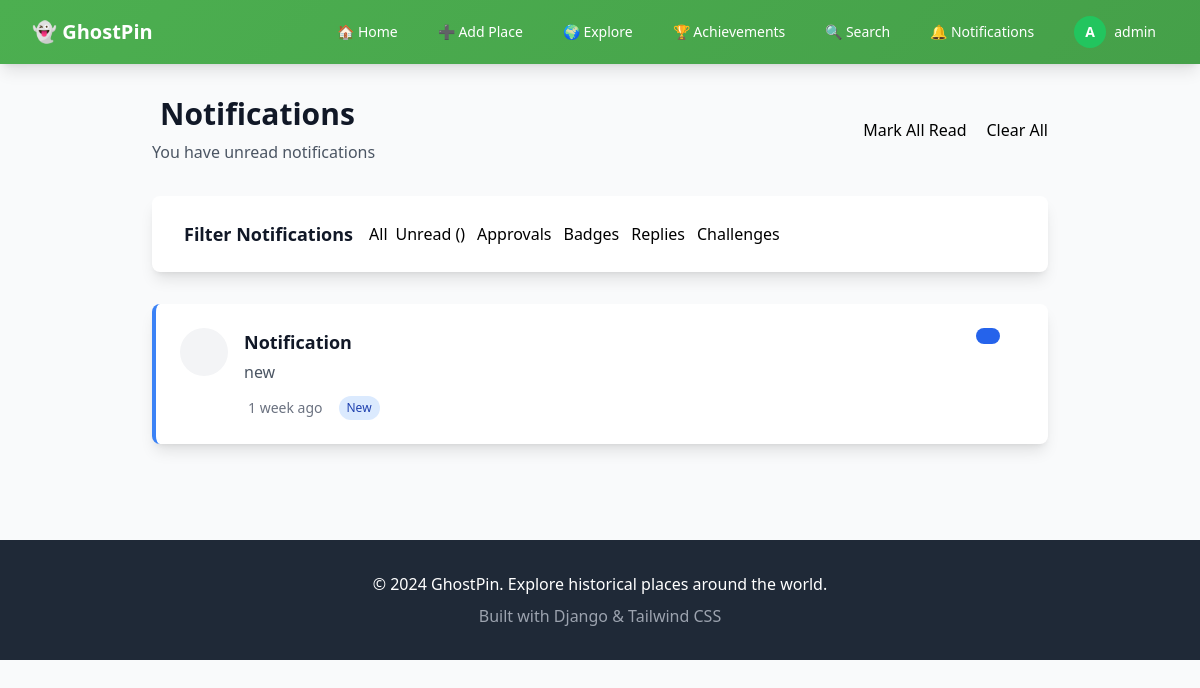
The app's page /notifications/ (signed in) with its own data.
### places/models.py (models this page shows, shortened)
class Notification(models.Model):
    NOTIFICATION_TYPES = [
        ('place_approved', 'Place Approved'),
        ('place_rejected', 'Place Rejected'),
        ('comment_reply', 'Comment Reply'),
        ('nearby_place', 'Nearby Place'),
        ('challenge', 'Challenge'),
        ('badge_earned', 'Badge Earned'),
    ]
    user = models.ForeignKey(User, on_delete=models.CASCADE)
    title = models.CharField(max_length=100)
    message = models.CharField(max_length=255)
    notification_type = models.CharField(max_length=50, choices=NOTIFICATION_TYPES)
    is_read = models.BooleanField(default=False)
    related_place = models.ForeignKey(Place, on_delete=models.CASCADE, null=True, blank=True)
    related_collection = models.ForeignKey(PlaceCollection, on_delete=models.CASCADE, null=True, blank=True)
    created_at = models.DateTimeField(auto_now_add=True)
    class Meta:
        ordering = ['-created_at']

### places/views.py (the view)
# urls.py: path('notifications/', views.notifications, name='notifications'),
@login_required
def notifications(request):
    notifications = Notification.objects.filter(user=request.user)
    if request.method == 'POST':
        notifications.update(is_read=True)
        return redirect('notifications')
    return render(request, 'notifications.html', {'notifications': notifications})

### templates/notifications.html (shortened to what this page needs)
{% extends 'base.html' %}
{% block content %}
<div class="max-w-4xl mx-auto">
    <div class="flex flex-col sm:flex-row justify-between items-start sm:items-center mb-8 gap-4">
        <div>
            <h1 class="text-3xl font-bold text-gray-900 mb-2">
                Notifications
            </h1>
            <p class="text-gray-600">
                {% if notifications %}
                    You have {{ unread_count }} unread notifications
                {% else %}
                    Stay updated with your GhostPin activities
                {% endif %}
            </p>
        </div>
        {% if notifications %}
            <div class="flex space-x-3">
                <button class="btn-secondary" onclick="markAllRead()">
                     Mark All Read
                </button>
                <button class="btn-secondary" onclick="clearAll()">
                     Clear All
                </button>
            </div>
        {% endif %}
    </div>
    {% if notifications %}
        <div class="bg-white rounded-lg shadow-lg p-6 mb-8">
            <div class="flex flex-wrap items-center gap-4">
                <h3 class="text-lg font-semibold text-gray-900">
                    Filter Notifications
                </h3>
                <div class="flex flex-wrap gap-2">
                    <button class="filter-btn active" data-filter="all" onclick="filterNotifications('all')">
                        All
                    </button>
                    <button class="filter-btn" data-filter="unread" onclick="filterNotifications('unread')">
                        Unread ({{ unread_count }})
                    </button>
                    <button class="filter-btn" data-filter="place_approved" onclick="filterNotifications('place_approved')">
                         Approvals
                    </button>
                    <button class="filter-btn" data-filter="badge_earned" onclick="filterNotifications('badge_earned')">
                         Badges
                    </button>
                    <button class="filter-btn" data-filter="comment_reply" onclick="filterNotifications('comment_reply')">
                         Replies
                    </button>
                    <button class="filter-btn" data-filter="challenge_complete" onclick="filterNotifications('challenge_complete')">
                         Challenges
                    </button>
                </div>
            </div>
        </div>
    {% endif %}
    {% if notifications %}
        <div class="space-y-4" id="notifications-list">
            {% for notification in notifications %}
                <div class="notification-item bg-white rounded-lg shadow-lg overflow-hidden transition-all duration-200 hover:shadow-xl
                    {% if not notification.is_read %}border-l-4 border-blue-500 bg-blue-50{% endif %}"
                     data-type="{{ notification.notification_type }}"
                     data-read="{{ notification.is_read|yesno:'true,false' }}"
                     data-id="{{ notification.pk }}">
                    <div class="p-6">
                        <div class="flex items-start justify-between">
                            <div class="flex items-start space-x-4 flex-1">
                                <div class="flex-shrink-0 w-12 h-12 rounded-full flex items-center justify-center
                                    {% if notification.notification_type == 'place_approved' %}bg-green-100 text-green-600
                                    {% elif notification.notification_type == 'place_rejected' %}bg-red-100 text-red-600
                                    {% elif notification.notification_type == 'badge_earned' %}bg-yellow-100 text-yellow-600
                                    {% elif notification.notification_type == 'comment_reply' %}bg-blue-100 text-blue-600
                                    {% elif notification.notification_type == 'challenge_complete' %}bg-purple-100 text-purple-600
                                    {% elif notification.notification_type == 'level_up' %}bg-indigo-100 text-indigo-600
                                    {% else %}bg-gray-100 text-gray-600{% endif %}">
                                </div>
                                <div class="flex-1 min-w-0">
                                    <h3 class="text-lg font-semibold text-gray-900 mb-1">
                                        {% if notification.notification_type == 'place_approved' %}
                                            Place Approved!
                                        {% elif notification.notification_type == 'place_rejected' %}
                                            Place Needs Review
                                        {% elif notification.notification_type == 'badge_earned' %}
                                            New Badge Earned!
                                        {% elif notification.notification_type == 'comment_reply' %}
                                            New Reply
                                        {% elif notification.notification_type == 'challenge_complete' %}
                                            Challenge Completed!
                                        {% elif notification.notification_type == 'level_up' %}
                                            Level Up!
                                        {% else %}
                                            Notification
                                        {% endif %}
                                    </h3>
                                    <p class="text-gray-600 mb-3">{{ notification.message }}</p>
                                    <div class="flex items-center space-x-4 text-sm text-gray-500">
                                        <span class="flex items-center">
                                            {{ notification.created_at|timesince }} ago
                                        </span>
                                        {% if not notification.is_read %}
                                            <span class="bg-blue-100 text-blue-800 px-2 py-1 rounded-full text-xs font-medium">
                                                New
                                            </span>
                                        {% endif %}
                                    </div>
                                </div>
                            </div>
                            <div class="flex-shrink-0 flex items-center space-x-2">
                                {% if not notification.is_read %}
                                    <button class="bg-blue-600 hover:bg-blue-700 text-white px-3 py-2 rounded-lg text-sm transition-colors"
                                            onclick="markAsRead({{ notification.pk }})">
                                    </button>
                                {% endif %}
                                <button class="text-gray-400 hover:text-red-500 p-2 transition-colors"
                                        onclick="deleteNotification({{ notification.pk }})">
                                </button>
                            </div>
                        </div>
                    </div>
                </div>
            {% endfor %}
        </div>
    {% endif %}
</div>
{% endblock %}

### templates/base.html (shortened to what this page needs)
<!DOCTYPE html>
<html lang="en">
<head>
    <script src="https://cdn.tailwindcss.com"></script>
    <link rel="stylesheet" href="https://unpkg.com/leaflet@1.9.4/dist/leaflet.css" />
</head>
<body class="bg-gray-50 min-h-screen">
    <nav class="gradient-bg shadow-lg sticky top-0 z-50">
        <div class="max-w-7xl mx-auto px-4 sm:px-6 lg:px-8">
            <div class="flex justify-between items-center h-16">
                <div class="flex items-center">
                    <a href="{% url 'home' %}" class="text-white text-xl font-bold">
                        👻 GhostPin
                    </a>
                </div>
                <div class="hidden md:block">
                    <div class="ml-10 flex items-baseline space-x-4">
                        <a href="{% url 'home' %}" class="text-white hover:bg-green-600 px-3 py-2 rounded-md text-sm font-medium transition-colors">
                            🏠 Home
                        </a>
                        {% if user.is_authenticated %}
                            <a href="{% url 'add_place' %}" class="text-white hover:bg-green-600 px-3 py-2 rounded-md text-sm font-medium transition-colors">
                                ➕ Add Place
                            </a>
                            {% if user.is_staff %}
                                <div class="relative group">
                                    <button class="text-white hover:bg-green-600 px-3 py-2 rounded-md text-sm font-medium focus:outline-none">
                                        🌍 Explore
                                    </button>
                                </div>
                                <div class="relative group">
                                    <button class="text-white hover:bg-green-600 px-3 py-2 rounded-md text-sm font-medium focus:outline-none">
                                        🏆 Achievements
                                    </button>
                                </div>
                                <div class="relative group">
                                    <button class="text-white hover:bg-green-600 px-3 py-2 rounded-md text-sm font-medium focus:outline-none">
                                        🔍 Search
                                    </button>
                                </div>
                                <a href="{% url 'notifications' %}" class="text-white hover:bg-green-600 px-3 py-2 rounded-md text-sm font-medium transition-colors">
                                     🔔 Notifications
                                </a>
                                <div class="relative group">
                                    <button class="flex items-center space-x-2 text-white hover:bg-green-600 px-3 py-2 rounded-md text-sm font-medium focus:outline-none">
                                        {% if user.profile.avatar %}
                                            <img src="{{ user.profile.avatar.url }}" alt="{{ user.username }}" class="w-8 h-8 rounded-full object-cover border-2 border-white" title="{{ user.username }}">
                                        {% else %}
                                            <div class="w-8 h-8 rounded-full bg-green-500 flex items-center justify-center text-white font-bold">
                                                {{ user.username|first|upper }}
                                            </div>
                                        {% endif %}
                                        <span class="hidden sm:inline">{{ user.username }}</span>
                                    </button>
                                </div>
                                {% endif %}
                        {% else %}
                            <a href="{% url 'login' %}" class="text-white hover:bg-green-600 px-3 py-2 rounded-md text-sm font-medium transition-colors">
                                🔑 Login
                            </a>
                        {% endif %}
                    </div>
                </div>
            </div>
        </div>
    </nav>
    <main class="max-w-7xl mx-auto px-4 sm:px-6 lg:px-8 py-8">
        {% block content %}
        {% endblock %}
    </main>
    <footer class="bg-gray-800 text-white mt-16">
        <div class="max-w-7xl mx-auto px-4 sm:px-6 lg:px-8 py-8">
            <div class="text-center">
                <p>&copy; 2024 GhostPin. Explore historical places around the world.</p>
                <p class="mt-2 text-gray-400">Built with Django & Tailwind CSS</p>
            </div>
        </div>
    </footer>
</body>
</html>

### templates/base.html (style rules this page uses)
.gradient-bg { background: linear-gradient(135deg, #4CAF50 0%, #45a049 100%); }

### templates/notifications.html (style rules this page uses)
.filter-btn { @apply px-3 py-2 text-sm font-medium text-gray-600 bg-gray-100 rounded-lg hover:bg-gray-200 transition-colors; }
.filter-btn.active { @apply bg-blue-600 text-white hover:bg-blue-700; }

### records on screen
Notification: notification_type "Notification", message "new", created_at "1 week", is_read "New"

### other values on screen
{{ user.username|first|upper }} "A"
{{ user.username }} "admin"
